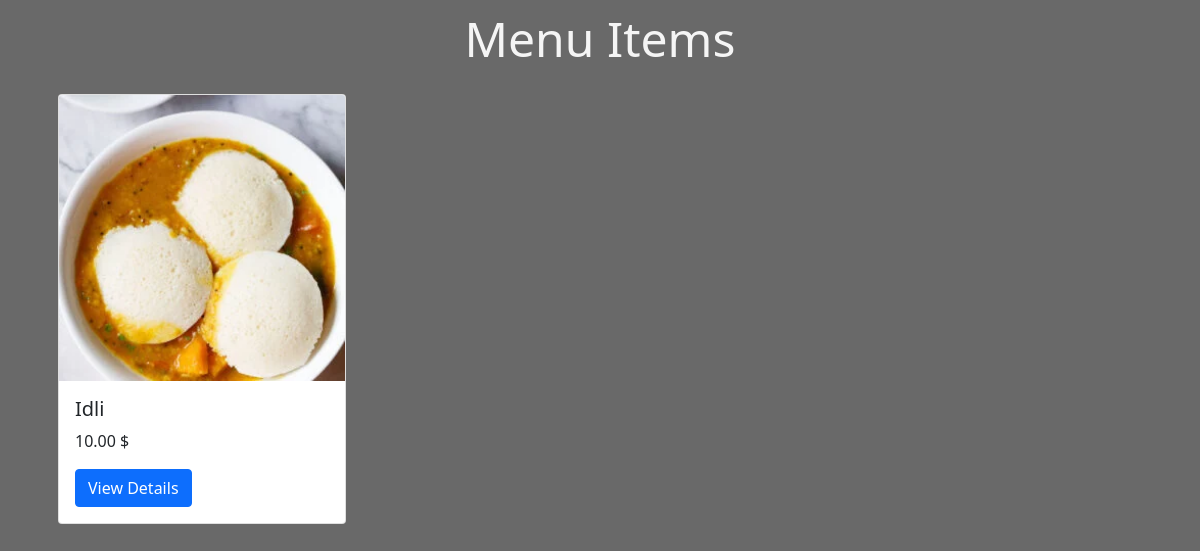
The page /menus/ on the database its author committed.
### menuApp/models.py (models this page shows, shortened)
class Menu(models.Model):
    image = models.ImageField(upload_to='menu_images/')
    name = models.CharField(max_length=100)
    description = models.TextField()
    price = models.DecimalField(max_digits=5, decimal_places=2)

### menuApp/views.py (the view)
# urls.py: path('menus/', menu_list, name='menu_list'),
def menu_list(request):
    menuItems = Menu.objects.all()
    return render(request, 'menu/menu_list.html',{'menuItems':menuItems})

### menuApp/templates/menu/menu_list.html (shortened to what this page needs)
{% extends 'layout.html' %}
{% block content %}
<div class="container">
    <h1 class="text-center head">Menu Items</h1>
</div>
<div class="container d-flex flex-row">
    {% for menu in menuItems %}
        <div class="card m-3" style="width: 18rem;">
            <img src="{{menu.image.url}}" class="card-img-top" alt="{{menu.name}}">
            <div class="card-body">
                <h5 class="card-title">{{menu.name}}</h5>
                <p class="card-text">{{menu.price}} $</p>
                <a href="{% url 'menu_details' pk=menu.id %}" class="btn btn-primary">View Details</a>
            </div>
        </div>
    {% endfor %}
</div>
{% endblock %}

### static/css/style.css (style rules this page uses)
body { background-color: dimgray; }
.head { color: whitesmoke; font-size: 48px; margin: 10px; }

### rows shown on the page
Menu: image (picture), name "Idli", price "10.00"
